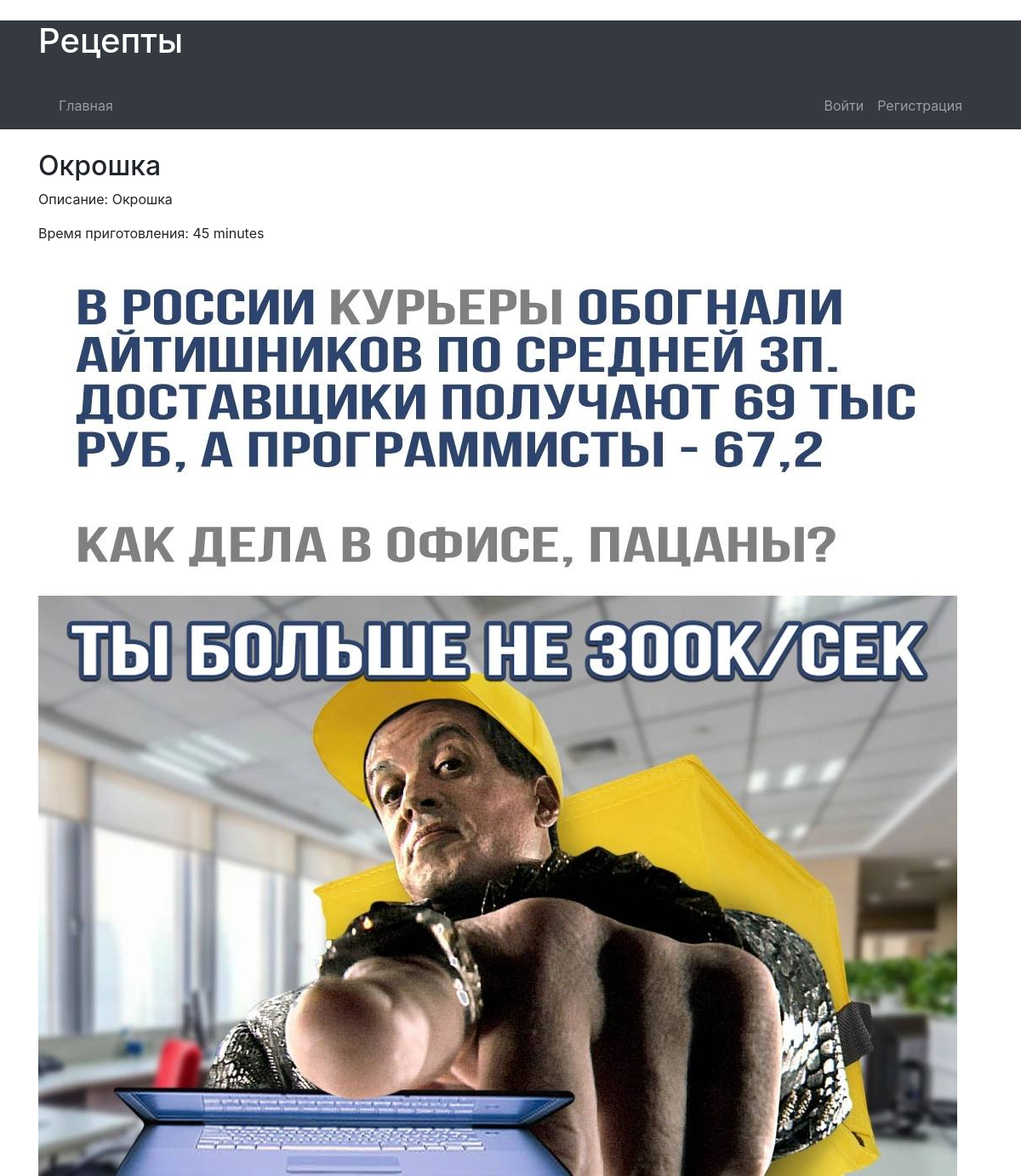
The page /recipe/9/ on the database its author committed.
### recipes_app/models.py (models this page shows, shortened)
class Recipe(models.Model):
    name = models.CharField(max_length=200)
    description = models.TextField()
    cooking_steps = models.TextField()
    preparation_time = models.PositiveIntegerField()
    image = models.ImageField(upload_to='images/')
    author = models.ForeignKey(User, on_delete=models.CASCADE, related_name='recipes')

### recipes_app/views.py (the view)
# urls.py: path('recipe/<int:recipe_id>/', views.recipe_detail, name='recipe_detail'),
def recipe_detail(request, recipe_id):
    recipe = get_object_or_404(Recipe, id=recipe_id)
    return render(request, 'recipe_detail.html', {'recipe': recipe})

### recipes_app/templates/recipe_detail.html (shortened to what this page needs)
{% extends 'base.html' %}
{% block content %}
    <h2>{{ recipe.name }}</h2>
    <p>Описание: {{ recipe.description }}</p>
    <p>Время приготовления: {{ recipe.preparation_time }} minutes</p>
    {% if recipe.image %}
        <img src="{{ recipe.image.url }}" alt="{{ recipe.name }}" class="img-fluid">
    {% endif %}
{% endblock %}

### rows shown on the page
Recipe: name "Окрошка", description "Окрошка", preparation_time "45", image (picture)
